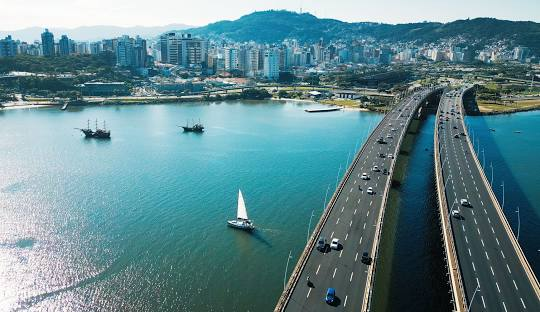
#> input picture python/pillow/original.jpg, 540 x 312 px
$ python main.py
#> lines starting #> are read from the running program, lines starting #| are printed output that depends on the picture
from PIL import Image, ImageDraw, ImageFont

image = Image.open("original.jpg")
#> image is the input picture: PIL image 540x312 RGB; mean R, G, B 97.8, 135.6, 142.2
watermark = ImageDraw.Draw(image)
font = ImageFont.truetype("arial.ttf", 36)
watermark.text((10, 10), "© AI Generated", font=font, fill=(255, 255, 255, 128))
image.save("watermarked.jpg")
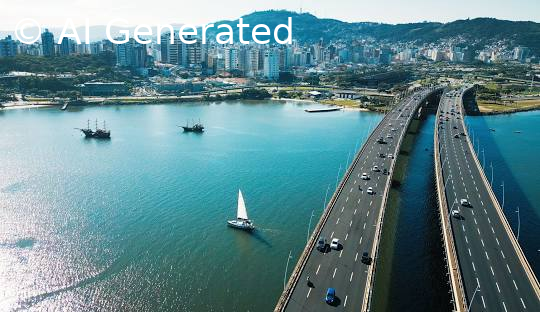
#> saved as watermarked.jpg: PIL image 540x312 RGB; mean R, G, B 99.3, 136.4, 142.9
